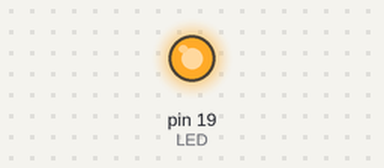
A sketch run on a simulated Arduino Uno, built with avr-gcc and run on an emulated ATmega328P. Shown: output pins drawn as LEDs (lit = HIGH).

Above: at 0.1 s.
Timing chart, 0 to 1.6 s (numbered marks = the images above):
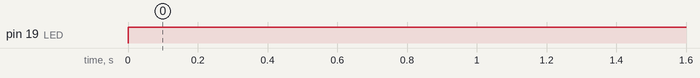

Measured:
- by itself, pin 19 (LED): LOW → HIGH at 0.00 s

The sketch:

LigandoLED.ino
```cpp
// primeiro criamos uma variável para
// informar o pino que será usado
const int LED = 19;

// depois informamos o comportamento do pino
// no caso, queremos que ele seja uma saída
// pois assim conseguiremos controlar o LED
void setup() {
    pinMode(LED, OUTPUT);
}

// por fim, falamos em qual estado queremos que
// o LED fique: aceso (HIGH) ou apagado (LOW)
void loop() {
    digitalWrite(LED, HIGH);
}
```
